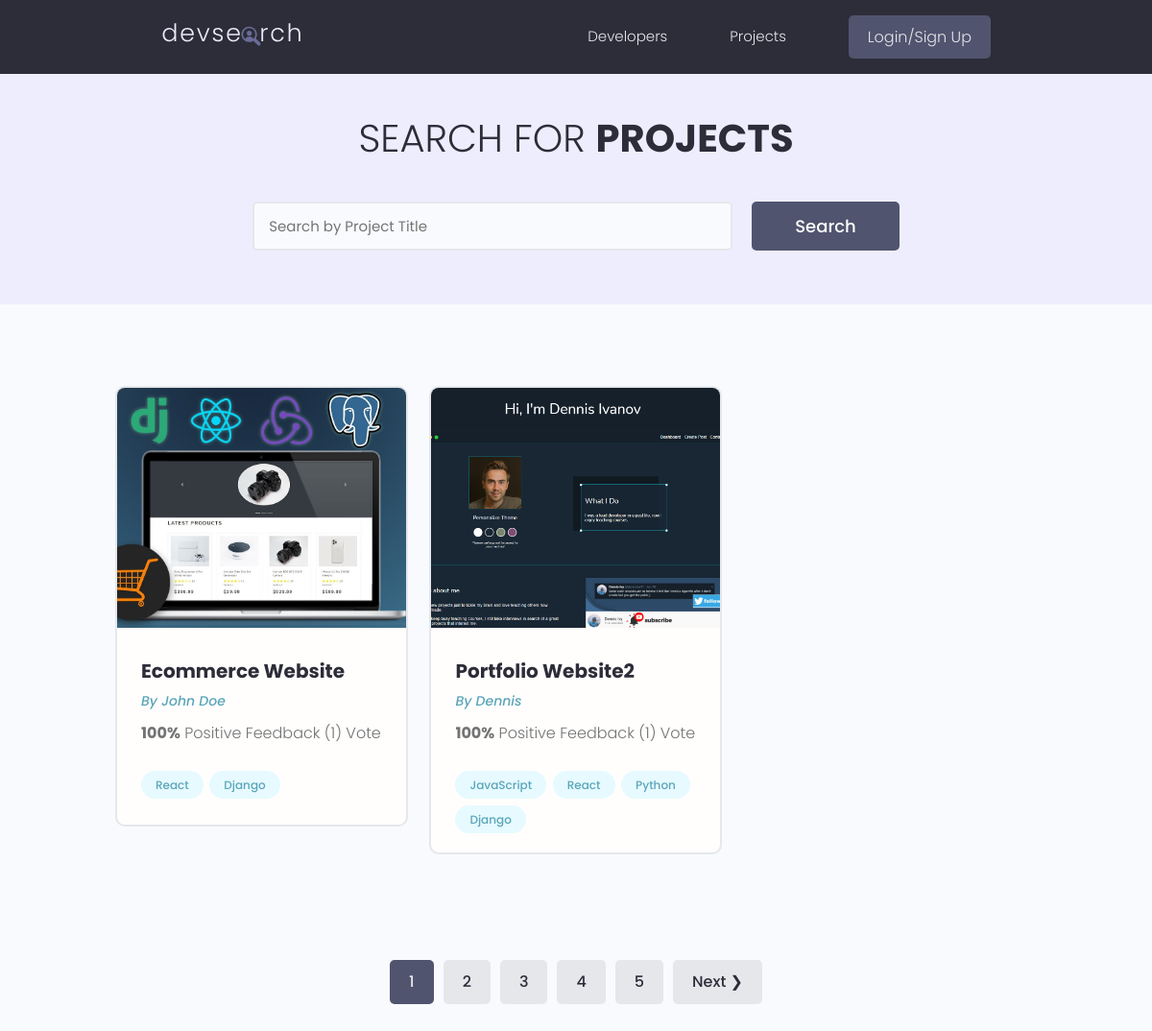
/projects/, run on the app's committed database.
### projects/models.py (models this page shows, shortened)
class Project(models.Model):
    owner = models.ForeignKey(Profile, null=True, blank=True, on_delete=models.CASCADE)
    title = models.CharField(max_length=200)
    description = models.TextField(null=True, blank=True)
    featured_image = models.ImageField(null=True, blank=True, default="default.jpg")
    demo_link = models.CharField(max_length=2000, null=True, blank=True)
    source_link = models.CharField(max_length=2000, null=True, blank=True)
    tags = models.ManyToManyField('Tag', blank=True)
    vote_total = models.IntegerField(default=0, null=True, blank=True)
    vote_ratio = models.IntegerField(default=0, null=True, blank=True)
    created = models.DateTimeField(auto_now_add=True)
    id = models.UUIDField(default=uuid.uuid4, unique=True, primary_key=True, editable=False)
    class Meta:
        ordering = ['-vote_ratio', '-vote_total', 'title']

class Tag(models.Model):
    name = models.CharField(max_length=200)
    created = models.DateTimeField(auto_now_add = True)
    id = models.UUIDField(default=uuid.uuid4, unique=True, primary_key=True, editable=False)
    def __str__(self):
        return self.name

### users/models.py (models this page shows, shortened)
class Profile(models.Model):
    user = models.OneToOneField(User, on_delete=models.CASCADE, null=True, blank=True)
    name = models.CharField(max_length=200, blank=True, null=True)
    email = models.EmailField(max_length=500, blank=True, null=True)
    username = models.CharField(max_length=200, blank=True, null=True)
    location = models.CharField(max_length=200, blank=True, null=True)
    short_intro = models.CharField(max_length=200, blank=True, null=True)
    bio = models.TextField(blank=True, null=True)
    profile_image = models.ImageField(null=True, blank=True, upload_to='profiles/', default="profiles/user-default.png")
    social_github = models.CharField(max_length=200, blank=True, null=True)
    social_twitter = models.CharField(max_length=200, blank=True, null=True)
    social_linkedin = models.CharField(max_length=200, blank=True, null=True)
    social_youtube = models.CharField(max_length=200, blank=True, null=True)
    social_website = models.CharField(max_length=200, blank=True, null=True)
    created = models.DateTimeField(auto_now_add=True)
    id = models.UUIDField(default=uuid.uuid4, unique=True, primary_key=True, editable=False)
    class Meta:
        ordering = ['created']

### projects/views.py (the view)
# urls.py: path('projects/', include('projects.urls')),
def projects(request):
    projects, search_query = searchProjects(request)
    custom_range, projects = paginateProjects(request, projects, 2)
    context = { 'projects' : projects, 'search_query': search_query, 'custom_range': custom_range}
    return render(request, 'projects/projects.html', context)

### projects/utils.py (called while the page is built)
def paginateProjects(request, projects, results):
    page = request.GET.get('page')
    paginator = Paginator(projects, results)
    try:
        projects = paginator.page(page)
    except PageNotAnInteger: #처음 들어왔을 때 파라미터가 없어서 나는 에러
        page = 1
        projects = paginator.page(page) #1로 셋팅
    except EmptyPage: #페이지수 10000을 넣었을 때 뜨는 에러
        page = paginator.num_pages #페이지 총수
        projects = paginator.page(page)
    leftIndex = (int(page) - 4)
    if leftIndex <1 :
        leftIndex = 1
    rightIndex = (int(page) + 5)
    if rightIndex > paginator.num_pages:
        rightIndex = paginator.num_pages +1
    custom_range = range(leftIndex, rightIndex) #페이지바 갯수 설정가능
    return custom_range, projects

def searchProjects(request):
    search_query = ''
    if request.GET.get('search_query'):
        search_query = request.GET.get('search_query')
    tags = Tag.objects.filter(name__icontains=search_query)
    projects = Project.objects.distinct().filter(
        Q(title__icontains=search_query) |
        Q(description__icontains=search_query) |
        Q(owner__name__icontains=search_query) |
        Q(tags__in=tags)
    )
    return projects, search_query

### projects/templates/projects/projects.html (shortened to what this page needs)
{% extends 'main.html' %}
{% block content %}
<main class="projects">
    <section class="hero-section text-center">
        <div class="container container--narrow">
            <div class="hero-section__box">
                <h2>Search for <span>Projects</span></h2>
            </div>
            <div class="hero-section__search">
                <form id='searchForm' class="form" action="{% url 'projects' %}" method="get">
                    <div class="form__field">
                        <input class="input input--text" id="formInput#search" type="text" name="search_query"
                            placeholder="Search by Project Title" value="{{search_query}}" />
                    </div>
                    <input class="btn btn--sub btn--lg" type="submit" value="Search" />
                </form>
            </div>
        </div>
    </section>
    <section class="projectsList">
        <div class="container">
            <div class="grid grid--three">
                {% for project in projects %}
                <div class="column">
                    <div class="card project">
                        <a href="{% url 'project' project.id %}" class="project">
                            <img class="project__thumbnail" src="{{project.featured_image.url}}" alt="project thumbnail" />
                            <div class="card__body">
                                <h3 class="project__title">{{project.title}}</h3>
                                <p><a class="project__author" href="{% url 'user-profile' project.owner.id %}">By
                                        {{project.owner.name}}</a>
                                </p>
                                <p class="project--rating">
                                    <span style="font-weight: bold;">{{project.vote_ratio}}%</span> Positive
                                    Feedback ({{project.vote_total}}) Vote{{project.vote_total|pluralize:"s"}}
                                </p>
                                <div class="project__tags">
                                    {% for tag in project.tags.all %}
                                    <span class="tag tag--pill tag--main">
                                        <small>{{tag}}</small>
                                    </span>
                                    {% endfor %}
                                </div>
                            </div>
                        </a>
                    </div>
                </div>
                {% endfor %}
            </div>
        </div>
    </section>
    {% include 'pagination.html' with queryset=projects custom_range=custom_range %}
</main>
{% endblock %}

### static/styles/app.css (style rules this page uses)
:root { --color-sub: #2d2d39; }
.btn--sub { background-color: var(--color-sub-light); }
.card { border: 2px solid var(--color-light); }
img { width: 100%; }
.hero-section { height: 40vh; display: flex; align-items: center; background-color: var(--color-sub); }
.hero-section__box { margin-bottom: 4rem; }
.hero-section__box > h2, .hero-section__box > h2 > span { font-size: 4rem; color: var(--color-light); line-height: 1.3; text-transform: uppercase; }
.hero-section__box > h2 { font-weight: 300; }
.hero-section__box > h2 > span { font-weight: 700; }
.hero-section__search > .form { display: flex; align-items: center; justify-content: center; gap: 2rem; }
.hero-section__search > .form input.input--text { width: 50rem; }
.project__author { font-size: 1.4rem; font-style: italic; }
.project--rating { margin-bottom: 1.6em; margin-top: .5em; }
.projects > .hero-section { background: var(--color-sub-lighter); height: 30vh; }
.projects .hero-section__box { margin-bottom: 2.5rem; }
.projects .hero-section__box > h2 { color: var(--color-sub); }
.projects .hero-section__box > h2 > span { font-weight: 700; color: var(--color-sub); }
.projectsList { margin-top: 8rem; }
.project__thumbnail { height: 25rem; object-fit: cover; object-position: top center; }
.project__title { font-size: 2rem; font-weight: 700; color: var(--color-sub); }

### static/uikit/styles/modules/_variables.css (style rules this page uses)
:root { --color-main: #5aa5b9; --color-main-light: #e6faff; --color-sub: #3f4156; --color-sub-light: #51546e; --color-sub-lighter: #ededfd; --color-text: #737373; --color-gray: #8b8b8b; --color-light: #e5e7eb; --color-light-gray: #767676; --color-bg: #f8fafd; --color-white: #fffefd; --color-white-light: #f3f3f3; --color-success: #359e64; --color-success-bg: #def8e8; --color-error: #fc4b0b; --color-error-bg: #fff2ee; --font-base: 'Poppins', arial, helvetica, 'Segoe UI', roboto, ubuntu, sans-serif; --font-monospace: 'Fira Code', 'Courier New', courier, monospace; --font-regular: 300; --font-medium: 500; --font-bold: 700; --generic-shadow: 1px 1px 5px #00000010; --generic-transition: all 0.3s ease-in-out; }

### static/uikit/styles/modules/_base.css (style rules this page uses)
* { margin: 0; padding: 0; box-sizing: border-box; text-rendering: optimizeLegibility; color: inherit; font-size: inherit; }
html { font-size: 50%; }
@media only screen and (min-width: 480px) { html { font-size: 56.25%; } }
@media only screen and (min-width: 1200px) { html { font-size: 62.5%; } }
body { line-height: 1.6; font-weight: 400; font-size: 1.5rem; color: var(--color-text); background-color: var(--color-bg); min-height: 100vh; }

### static/uikit/styles/modules/_typography.css (style rules this page uses)
* { font-family: var(--font-base); }
h2 { font-size: 3.6rem; font-weight: var(--font-bold); }
h3 { font-size: 3.2rem; font-weight: var(--font-medium); }
p, span, strong { font-size: 1.6rem; color: var(--color-text); font-weight: var(--font-regular); }
a { padding-bottom: 2px; text-decoration: none; display: inline-block; color: var(--color-main); font-weight: var(--font-medium); }

### static/uikit/styles/modules/_utilities.css (style rules this page uses)
.container { width: 92%; max-width: 165rem; margin: 0 auto; box-sizing: border-box; }
.container--narrow { width: 92%; max-width: 120rem; }
@media screen and (min-width: 1000px) { .container { width: 90%; } }
@media screen and (min-width: 1000px) { .container--narrow { width: 85%; } }
@media screen and (min-width: 1200px) { .container { width: 80%; } }
@media screen and (min-width: 1200px) { .container--narrow { width: 72%; } }
.text-center { text-align: center; }

### static/uikit/styles/modules/_button.css (style rules this page uses)
.btn { display: inline-block; position: relative; cursor: pointer; background-color: var(--color-light); font-weight: var(--font-medium); color: var(--color-sub); text-decoration: none; padding: 1rem 2rem; border-radius: 0.5rem; border: none; width: -webkit-fit-content; width: -moz-fit-content; width: fit-content; height: -webkit-fit-content; height: -moz-fit-content; height: fit-content; font-size: 1.6rem; outline-width: 0; outline-color: transparent; -webkit-backface-visibility: hidden; backface-visibility: hidden; transition: all 0.3s ease-in-out; }
.btn--sub { background-color: var(--color-sub); color: var(--color-white); }
.btn--lg { font-size: 1.8rem; padding: 1.2rem 4.5rem; }

### static/uikit/styles/modules/_card.css (style rules this page uses)
.card { border-radius: 1rem; background-color: var(--color-white); border: 1.5px solid var(--color-light); width: auto; height: auto; margin-top: 0.5rem; margin-bottom: 0.5rem; overflow: hidden; }
.card__body, .card__header { padding: 2rem 2.5rem; }

### data on the page
Project: featured_image (picture), title "Ecommerce Website", owner.name "John Doe", vote_ratio "100", vote_total "1"
Tag: name "React"
Tag: name "Django"
Project: featured_image (picture), title "Portfolio Website2", owner.name "Dennis", vote_ratio "100", vote_total "1"
Tag: name "JavaScript"
Tag: name "Python"

### other printed values
{{ page }} "1"
{{ page }} "2" "3" "4" "5"
